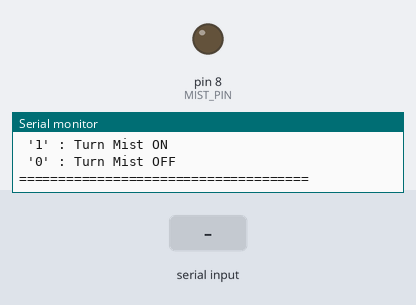
The sketch below on a simulated Arduino Uno, built with avr-gcc and run on an emulated ATmega328P. On the bench: output pins drawn as LEDs (lit = HIGH), the last lines printed to the serial monitor. Inputs (shaded band) come from the test bench.

Above: at 1.2 s.
1.3 s: "1\n" received over Serial
At 2.4 s:
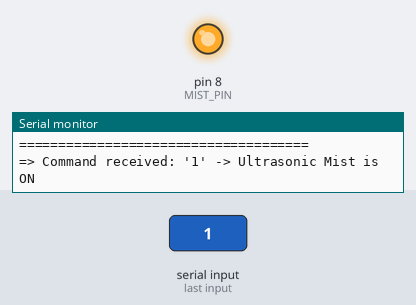
2.8 s: byte 48 ('0') received over Serial
At 3.5 s:
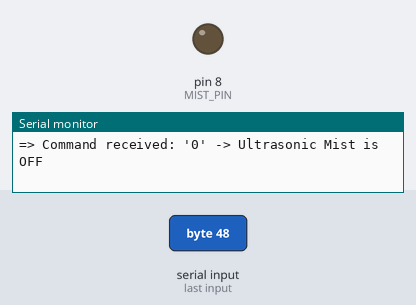
Timing chart, 0 to 5.8 s (numbered marks = the images above; inputs shaded):
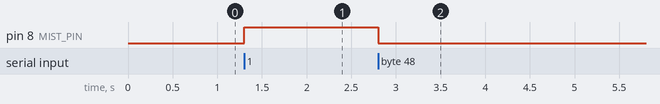

The sketch:

test_mist_onoff.ino
```cpp
#define MIST_PIN 8 // Arduino D8 pin (MOSFET Gate connection)

void setup() {
  Serial.begin(115200);   // Start serial communication at 115200 baud rate

  pinMode(MIST_PIN, OUTPUT);
  digitalWrite(MIST_PIN, LOW); // Set initial state to MIST OFF

  Serial.println("=====================================");
  Serial.println("Ultrasonic Mist Control Test (Pin D8/MOSFET)");
  Serial.println("Enter commands in the Serial Monitor:");
  Serial.println(" '1' : Turn Mist ON");
  Serial.println(" '0' : Turn Mist OFF");
  Serial.println("=====================================");
}

void loop() {
  // Check for input from Serial Monitor
  if (Serial.available() > 0) {
    char cmd = Serial.read(); // Read the first incoming character

    // Ignore newline (\n), carriage return (\r), and spaces
    if (cmd == '\n' || cmd == '\r' || cmd == ' ') return;

    // Process based on command
    if (cmd == '1') {
      digitalWrite(MIST_PIN, HIGH); // Set MOSFET Gate to HIGH (5V or 3.3V) to turn Mist ON
      Serial.println("=> Command received: '1' -> Ultrasonic Mist is ON");
    }
    else if (cmd == '0') {
      digitalWrite(MIST_PIN, LOW);  // Set MOSFET Gate to LOW to turn Mist OFF
      Serial.println("=> Command received: '0' -> Ultrasonic Mist is OFF");
    }
    else {
      // Handle undefined commands
      Serial.print("Unknown command: ");
      Serial.println(cmd);
    }
  }
}
```

test_pump_pwm.ino
```cpp

```

Measured:
- after the input at 1.3 s, pin 8 (MIST_PIN): LOW → HIGH at once
- after the input at 2.8 s, pin 8 (MIST_PIN): HIGH → LOW at once
